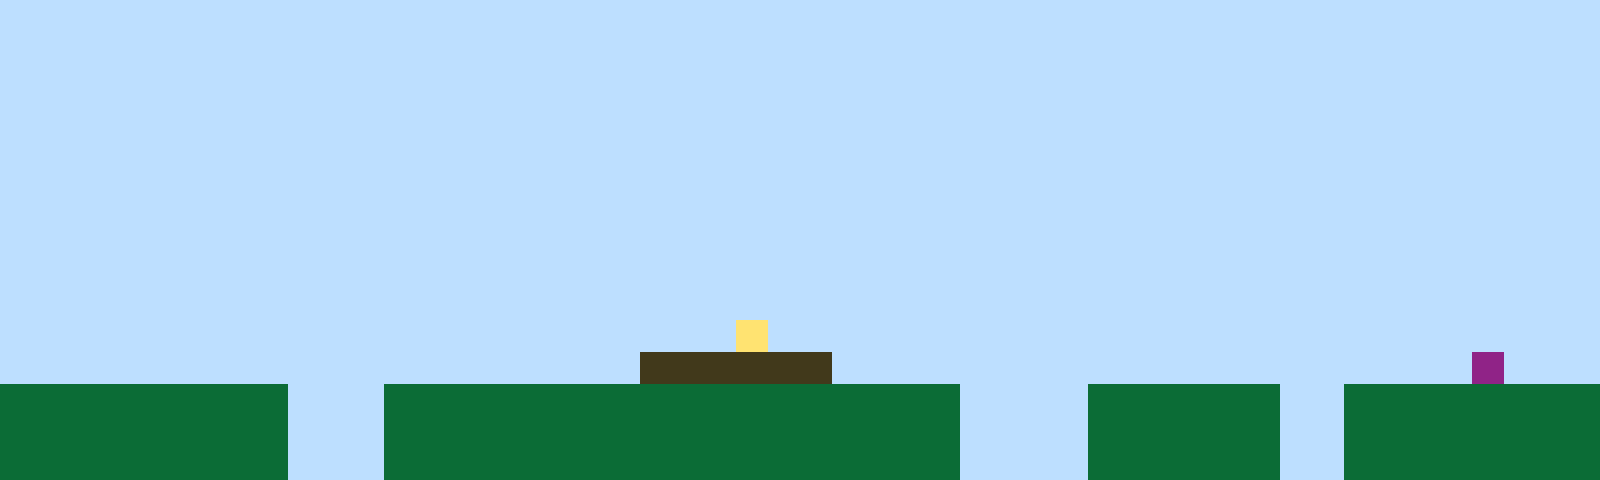

A level layout from a 2D game, rendered from its tile map. Below: a short description, then the map file with its tile-grid data intact:
An orthogonal 50x15 tile map with 32x32 px tiles, 1 tile layer (Tile Layer 1).

<map version="1.10" tiledversion="1.11.2" orientation="orthogonal" renderorder="right-up" width="50" height="15" tilewidth="32" tileheight="32" infinite="0" nextlayerid="2" nextobjectid="1"><editorsettings><export target="map1.csv" format="csv" /></editorsettings><tileset firstgid="1" name="sprites" tilewidth="32" tileheight="32" tilecount="6" columns="3"><image source="sprites.png" width="96" height="64" /></tileset><layer id="1" name="Tile Layer 1" width="50" height="15"><data encoding="csv">1,1,1,1,1,1,1,1,1,1,1,1,1,1,1,1,1,1,1,1,1,1,1,1,1,1,1,1,1,1,1,1,1,1,1,1,1,1,1,1,1,1,1,1,1,1,1,1,1,1,1,1,1,1,1,1,1,1,1,1,1,1,1,1,1,1,1,1,1,1,1,1,1,1,1,1,1,1,1,1,1,1,1,1,1,1,1,1,1,1,1,1,1,1,1,1,1,1,1,1,1,1,1,1,1,1,1,1,1,1,1,1,1,1,1,1,1,1,1,1,1,1,1,1,1,1,1,1,1,1,1,1,1,1,1,1,1,1,1,1,1,1,1,1,1,1,1,1,1,1,1,1,1,1,1,1,1,1,1,1,1,1,1,1,1,1,1,1,1,1,1,1,1,1,1,1,1,1,1,1,1,1,1,1,1,1,1,1,1,1,1,1,1,1,1,1,1,1,1,1,1,1,1,1,1,1,1,1,1,1,1,1,1,1,1,1,1,1,1,1,1,1,1,1,1,1,1,1,1,1,1,1,1,1,1,1,1,1,1,1,1,1,1,1,1,1,1,1,1,1,1,1,1,1,1,1,1,1,1,1,1,1,1,1,1,1,1,1,1,1,1,1,1,1,1,1,1,1,1,1,1,1,1,1,1,1,1,1,1,1,1,1,1,1,1,1,1,1,1,1,1,1,1,1,1,1,1,1,1,1,1,1,1,1,1,1,1,1,1,1,1,1,1,1,1,1,1,1,1,1,1,1,1,1,1,1,1,1,1,1,1,1,1,1,1,1,1,1,1,1,1,1,1,1,1,1,1,1,1,1,1,1,1,1,1,1,1,1,1,1,1,1,1,1,1,1,1,1,1,1,1,1,1,1,1,1,1,1,1,1,1,1,1,1,1,1,1,1,1,1,1,1,1,1,1,1,1,1,1,1,1,1,1,1,1,1,1,1,1,1,1,1,1,1,1,1,1,1,1,1,1,1,1,1,1,1,1,1,1,1,1,1,1,1,1,1,1,1,1,1,1,1,1,1,1,1,1,1,1,1,1,1,1,1,1,1,1,1,1,1,1,1,1,1,1,1,1,1,1,1,1,1,1,1,1,1,1,1,1,1,1,1,1,1,1,1,1,1,1,1,1,1,1,1,1,1,1,1,1,1,1,1,1,1,1,1,1,1,1,1,1,1,1,4,1,1,1,1,1,1,1,1,1,1,1,1,1,1,1,1,1,1,1,1,1,1,1,1,1,1,1,1,1,1,1,1,1,1,1,1,1,1,1,1,1,1,1,1,1,1,3,3,3,3,3,3,1,1,1,1,1,1,1,1,1,1,1,1,1,1,1,1,1,1,1,1,6,1,1,1,2,2,2,2,2,2,2,2,2,1,1,1,2,2,2,2,2,2,2,2,2,2,2,2,2,2,2,2,2,2,1,1,1,1,2,2,2,2,2,2,1,1,2,2,2,2,2,2,2,2,2,2,2,2,2,2,2,2,2,1,1,1,2,2,2,2,2,2,2,2,2,2,2,2,2,2,2,2,2,2,1,1,1,1,2,2,2,2,2,2,1,1,2,2,2,2,2,2,2,2,2,2,2,2,2,2,2,2,2,1,1,1,2,2,2,2,2,2,2,2,2,2,2,2,2,2,2,2,2,2,1,1,1,1,2,2,2,2,2,2,1,1,2,2,2,2,2,2,2,2</data></layer></map>
